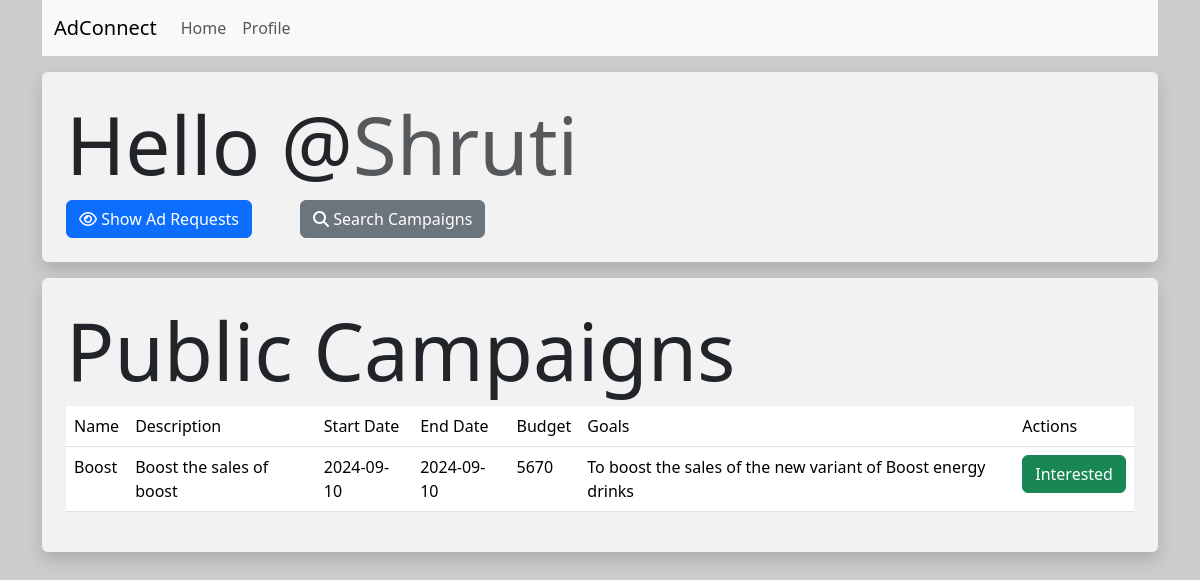
The app's page /influencer/1/search_campaigns (signed in), older data.
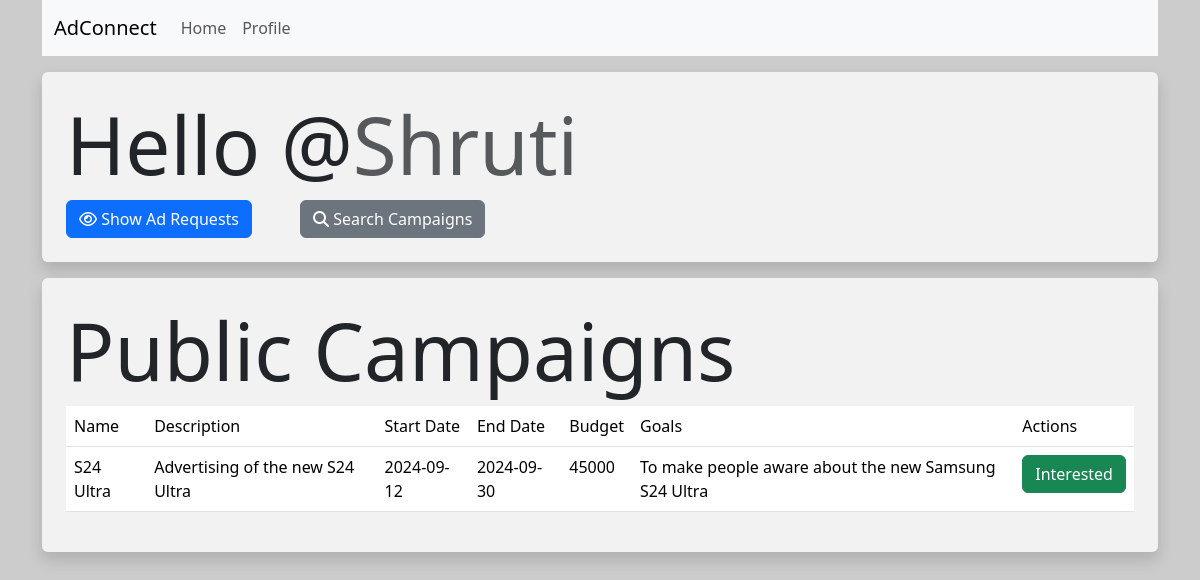
The same page, newer data.
### models.py (models this page shows)
class Influencer(db.Model):
    __tablename__ = 'influencers'
    id = db.Column(db.Integer, primary_key=True)
    username = db.Column(db.String(128),unique=True,nullable=False)
    passhash = db.Column(db.String(256),nullable=False)
    name = db.Column(db.String(64),nullable=True)
    category = db.Column(db.String(128),nullable=False)
    niche = db.Column(db.String(128),nullable=False)
    reach = db.Column(db.Integer)
    ad_requests = db.relationship('AdRequest', back_populates='influencer')

class Campaign(db.Model):
    __tablename__ = 'campaigns'
    id = db.Column(db.Integer, primary_key=True)
    name = db.Column(db.String(256), nullable=False)
    description = db.Column(db.Text)
    start_date = db.Column(db.Date)
    end_date = db.Column(db.Date)
    budget = db.Column(db.Integer)
    visibility = db.Column(db.String(64))  # Could be 'public' or 'private'
    goals = db.Column(db.Text)
    sponsor_id = db.Column(db.Integer, db.ForeignKey('sponsors.id'))
    sponsor = db.relationship('Sponsor', back_populates='campaigns')
    ad_requests = db.relationship('AdRequest', back_populates='campaign')

### routes.py (the view)
@app.route('/influencer/<int:influencer_id>/search_campaigns')
@influencer_required
def search_campaigns(influencer_id):
    influencer = Influencer.query.filter_by(id=influencer_id).first()
    campaigns = Campaign.query.filter_by(visibility = "public").all()
    return render_template("/influencer/search_campaigns.html", campaigns = campaigns, influencer = influencer)

### routes.py (called while the page is built)
def influencer_required(inner_func):
    @wraps(inner_func)
    def decorated_func(*args, **kwargs):
        if session.get("id"):
            if session.get("user_type") == "influencer":
                return inner_func(*args, **kwargs)
            else:
                flash("Error : You are not authorized to access this page")
                return redirect(url_for('index'))
        else:
            flash("Error : Please log in to continue")
            return redirect(url_for('login'))
    return decorated_func

### templates/influencer/search_campaigns.html (shortened to what this page needs)
{% extends 'layout.html' %}
{% block content %}
    <div class="p-4 bg-white bg-opacity-75 rounded shadow mt-3">
        <h1 class="display-1">Hello @<span class="text-muted">{{  influencer.username  }}</span></h1>
        <div class="d-flex gap-5">
            <a href="{{ url_for('show_ad_requests', influencer_id = influencer.id) }}" class="btn btn-primary"><i class="fa-regular fa-eye"></i> Show Ad Requests</a>
            <button type="submit" class="btn btn-secondary"><i class="fa-solid fa-magnifying-glass"></i> Search Campaigns</button>
        </div>
    </div>
    <div class="p-4 bg-white bg-opacity-75 rounded shadow mt-3">
        <h1 class="display-1">Public Campaigns</h1>
        <table class="table table-hover">
            <thead>
                <tr>
                    <td>Name</td>
                    <td>Description</td>
                    <td>Start Date</td>
                    <td>End Date</td>
                    <td>Budget</td>
                    <td>Goals</td>
                    <td>Actions</td>
                </tr>
            </thead>
            <tbody>
                {% for campaign in campaigns %}
                    <tr>
                        <td>{{campaign.name}}</td>
                        <td>{{campaign.description}}</td>
                        <td>{{campaign.start_date}}</td>
                        <td>{{campaign.end_date}}</td>
                        <td>{{campaign.budget}}</td>
                        <td>{{campaign.goals}}</td>
                        <td>
                           <form action="{{url_for('interested_campaign',campaign_id = campaign.id, sponsor_id = campaign.sponsor_id, influencer_id = influencer.id)}}" class="form" method="post">
                                <button type="submit" class="btn btn-success"> Interested </button>
                           </form>
                        </td>
                    </tr>
                {% endfor %}
            </tbody>
        </table>
    </div>
{% endblock %}

### templates/layout.html (shortened to what this page needs)
<!DOCTYPE html>
<html lang="en">
<head>
    <link href="https://cdn.jsdelivr.net/npm/bootstrap@5.3.3/dist/css/bootstrap.min.css" rel="stylesheet">
    <link rel="stylesheet" href="https://cdnjs.cloudflare.com/ajax/libs/font-awesome/6.6.0/css/all.min.css" />
</head>
<body>
    <div class="container">
        {% include 'navbar.html' %}
        {% block content %}
        {% endblock %}
    </div>
</body>
</html>

### templates/navbar.html (shortened to what this page needs)
<nav class="navbar navbar-expand-lg bg-body-tertiary">
    <div class="container-fluid">
      <a class="navbar-brand" href="{{  url_for('index')  }}">AdConnect</a>
      <div class="collapse navbar-collapse" id="navbarSupportedContent">
        <ul class="navbar-nav me-auto mb-2 mb-lg-0">
          {% if not session.get('id') %}
            <li class="nav-item">
              <a class="nav-link" href="{{  url_for('login')  }}">Login</a>
            </li>
            <li class="nav-item">
              <a class="nav-link" href="{{ url_for('register')  }}">Register</a>
            </li>
          {% else %}
            {% if session['user_type'] == 'sponsor' %}
              <li class="nav-item"></li>
                <a class="nav-link" href="{{ url_for('sponsor_home')  }}">Home</a>
              </li>
            {% elif session['user_type'] == 'influencer' %}
                <a class="nav-link" href="{{ url_for('influencer_home')  }}">Home</a>
            {% endif %}
              <a class="nav-link" href="{{ url_for('profile')  }}">Profile</a>
          {% endif %}
        </ul>
      </div>
    </div>
  </nav>

### templates/layout.html (style rules this page uses)
body { background-image: url('https://picsum.photos/1920/1080'); background-size: cover; background-repeat: no-repeat; background-attachment: fixed; }

Row changes from the older to the newer data that the page shows:
changed Campaign: name "Boost" → "S24 Ultra"; description "Boost the sales of boost" → "Advertising of the new S24 Ultra"; start_date "2024-09-10" → "2024-09-12"; end_date "2024-09-10" → "2024-09-30"; budget "5670" → "45000"; goals "To boost the sales of the new variant of Boost energy drinks" → "To make people aware about the new Samsung S24 Ultra"
